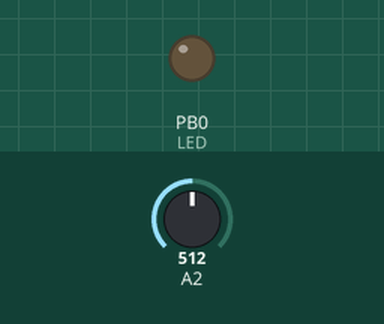
Recording of a sketch running on a simulated ATtiny85, built with avr-gcc and run on an emulated ATtiny85. Shown: output pins drawn as LEDs (lit = HIGH). Inputs (shaded band) come from the test bench; at power-on: A2 = 512.

Above: at 1.2 s.
1.3 s: A2 set to 662
3.7 s: A2 set to 687
At 6.2 s:
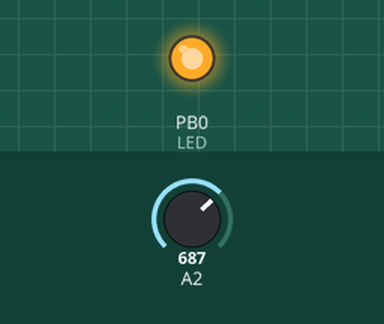
6.7 s: A2 set to 511
At 7.4 s:
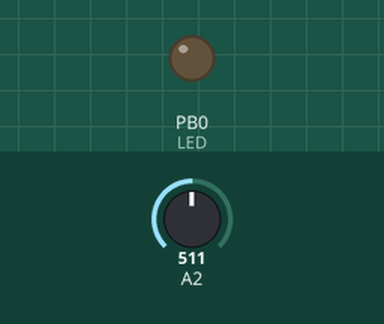
8.5 s: A2 set to 716
At 11.0 s:
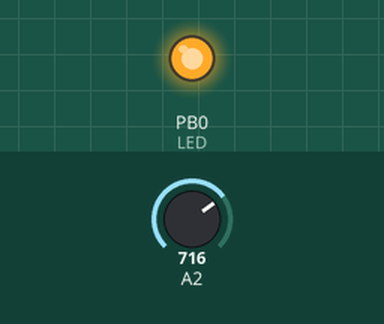
Timing chart, 0 to 12.5 s (numbered marks = the images above; inputs shaded):
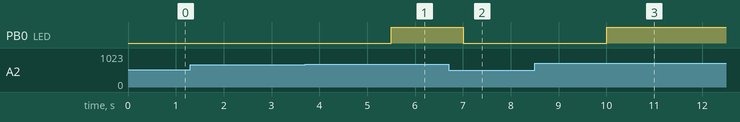

Measured:
- the behaviour switches between 670 and 671 on A2 (found by bisection; images 0 and 1)
- after the input at 1.3 s, every drawn part: stays the same
- after the input at 3.7 s, PB0 (LED): LOW → HIGH after 1.8 s
- after the input at 6.7 s, PB0 (LED): HIGH → LOW after 0.31 s
- after the input at 8.5 s, PB0 (LED): LOW → HIGH after 1.5 s

The sketch:

attiny85.ino
```cpp
const float VOLTAGE_REFERENCE = 1.1; // 1.1v reference, may slightly differ between units
const float VOLTAGE_DIVIDER_RATIO = 4.3; // 1v at ADC == 4.3v of Vs
const float ADC_CONVERSION_VALUE = (VOLTAGE_REFERENCE / 1023) * VOLTAGE_DIVIDER_RATIO;

const int READING_SAMPLES_COUNT = 10;

const int LED = 0;

void setup() {
  analogReference(INTERNAL);
  // Serial.begin(9600);

  pinMode(LED, OUTPUT);
}

float getVoltage() {
  float avg = 0;

  for (int i = 0; i < READING_SAMPLES_COUNT; i++) {
    int adcValue = analogRead(A2);
    avg += adcValue * ADC_CONVERSION_VALUE;

    delay(100);
  }

  return avg / READING_SAMPLES_COUNT;
}

void loop() {
  digitalWrite(LED, LOW);

  while (true) {
    float voltage = getVoltage();

    if (voltage >= 3.1) {
      digitalWrite(LED, HIGH);
    } else {
      digitalWrite(LED, LOW);
    }

    // Serial.println(voltage);

    delay(500);
  }
}
```
